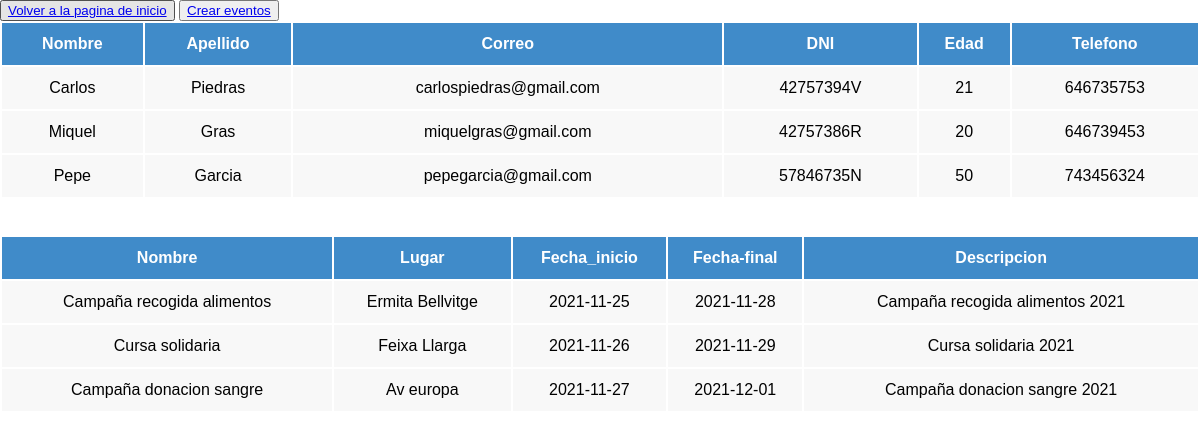
The app's page /view/zona.admin.php (signed in) with its own data.
### tables this page shows
CREATE TABLE `tbl_voluntario` (
  `id_voluntario` int(11) NOT NULL,
  `nombre_voluntario` varchar(50) NOT NULL,
  `apellido_voluntario` varchar(50) NOT NULL,
  `correo_voluntario` varchar(50) NOT NULL,
  `dni_voluntario` varchar(9) NOT NULL,
  `edad_voluntario` int(3) NOT NULL,
  `telf_voluntario` int(9) NOT NULL,
  `habilitado_voluntario` tinyint(1) NOT NULL
);

CREATE TABLE `tbl_evento` (
  `id_evento` int(11) NOT NULL,
  `nombre_evento` varchar(50) NOT NULL,
  `lugar_evento` varchar(50) NOT NULL,
  `fecha_inicio_evento` date NOT NULL,
  `fecha_final_evento` date NOT NULL,
  `descripcion` text NOT NULL,
  `capacidad_evento` int(4) NOT NULL
);

### view/zona.admin.php (the view, shortened to what this page needs)
<?php
require_once "../services/connection.php";
if ($_SESSION['email']=="") {
    header("location:login.html");
}else {
?>
<!DOCTYPE html>
<html lang="en">
<head>
    <link href="../css/style.css" rel="stylesheet">
</head>
<body>
    <button type="submit"><a type='button' href='index.html'>Volver a la pagina de inicio</a></button>
    <button type="submit"><a type='button' href='eventos.php'>Crear eventos</a></button>
    <?php
    $sentencia1=$pdo->prepare("SELECT * FROM tbl_voluntario");
    $sentencia1->execute();
    echo  "<div>";
    echo  "<table>";
    echo  "<tr>";
    echo  "<th class='blue'>Nombre</th>";
    echo  "<th class='blue'>Apellido</th>";
    echo  "<th class='blue'>Correo</th>";
    echo  "<th class='blue'>DNI</th>";
    echo  "<th class='blue'>Edad</th>";
    echo  "<th class='blue'>Telefono</th>";
    echo  "</tr>";
    foreach ($sentencia1 as $localizacion1) {
        echo  "<tr>";
            echo "<td class='gris'>{$localizacion1['nombre_voluntario']}</td>";
            echo "<td class='gris'>{$localizacion1['apellido_voluntario']}</td>";
            echo "<td class='gris'>{$localizacion1['correo_voluntario']}</td>";
            echo "<td class='gris'>{$localizacion1['dni_voluntario']}</td>";
            echo "<td class='gris'>{$localizacion1['edad_voluntario']}</td>";
            echo "<td class='gris'>{$localizacion1['telf_voluntario']}</td>";
        echo "</tr>";
    }
    echo "</table>";
    echo "</div>";
    ?>
    <br>
    <br>
    <?php
    $sentencia2=$pdo->prepare("SELECT * FROM tbl_evento");
    $sentencia2->execute();
    echo  "<div>";
    echo  "<table>";
    echo  "<tr>";
    echo  "<th class='blue'>Nombre</th>";
    echo  "<th class='blue'>Lugar</th>";
    echo  "<th class='blue'>Fecha_inicio</th>";
    echo  "<th class='blue'>Fecha-final</th>";
    echo  "<th class='blue'>Descripcion</th>";
    echo  "</tr>";
    foreach ($sentencia2 as $localizacion2) {
        echo  "<tr>";
            echo "<td class='gris'>{$localizacion2['nombre_evento']}</td>";
            echo "<td class='gris'>{$localizacion2['lugar_evento']}</td>";
            echo "<td class='gris'>{$localizacion2['fecha_inicio_evento']}</td>";
            echo "<td class='gris'>{$localizacion2['fecha_final_evento']}</td>";
            echo "<td class='gris'>{$localizacion2['descripcion']}</td>";
        echo "</tr>";
    }
    echo "</table>";
    echo "</div>";
    ?>
</body>
</html>
<?php
}
?>

### css/style.css (style rules this page uses)
* { box-sizing: border-box; font-family: Arial, Helvetica, sans-serif; }
body { margin: 0; }
table { width: 100%; }
tr { padding: 1%; text-align: center; }
th { padding: 1%; text-align: center; }
td { padding: 1%; text-align: center; }
.gris { background-color: #f8f8f8; }
.blue { background-color: #408bc9; color: white; }

### records on screen
tbl_voluntario: nombre_voluntario "Carlos", apellido_voluntario "Piedras", correo_voluntario "carlospiedras@gmail.com", dni_voluntario "42757394V", edad_voluntario "21", telf_voluntario "646735753"
tbl_voluntario: nombre_voluntario "Miquel", apellido_voluntario "Gras", correo_voluntario "miquelgras@gmail.com", dni_voluntario "42757386R", edad_voluntario "20", telf_voluntario "646739453"
tbl_voluntario: nombre_voluntario "Pepe", apellido_voluntario "Garcia", correo_voluntario "pepegarcia@gmail.com", dni_voluntario "57846735N", edad_voluntario "50", telf_voluntario "743456324"
tbl_evento: nombre_evento "Campaña recogida alimentos", lugar_evento "Ermita Bellvitge", fecha_inicio_evento "2021-11-25", fecha_final_evento "2021-11-28", descripcion "Campaña recogida alimentos 2021"
tbl_evento: nombre_evento "Cursa solidaria", lugar_evento "Feixa Llarga", fecha_inicio_evento "2021-11-26", fecha_final_evento "2021-11-29", descripcion "Cursa solidaria 2021"
tbl_evento: nombre_evento "Campaña donacion sangre", lugar_evento "Av europa", fecha_inicio_evento "2021-11-27", fecha_final_evento "2021-12-01", descripcion "Campaña donacion sangre 2021"
